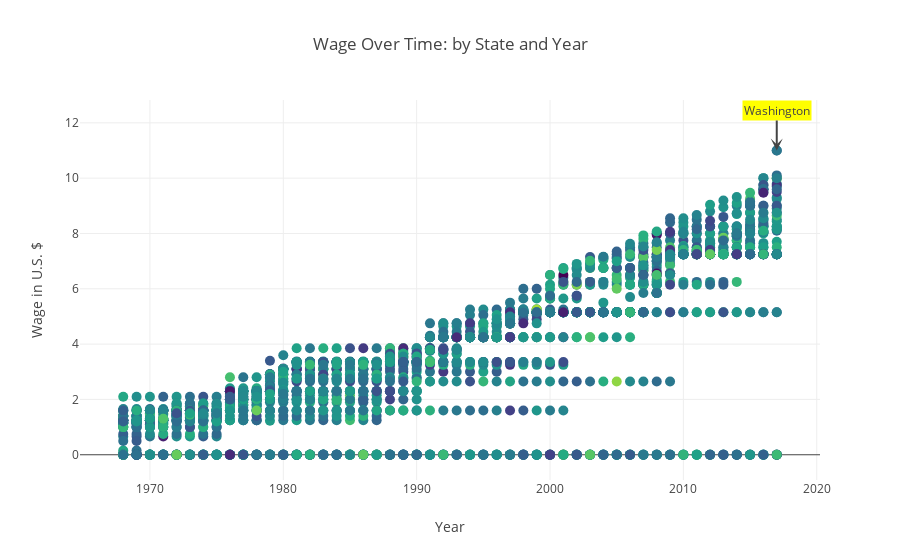

Write notebook code for a chart like this one.
### Markdown cell above
<br><font style = 'font-family:calibri'><font size = 4> Below we see the a scatter plot of the <i>High_Value</i> and <i>Year</i>. Each state is plotted once each year. From the plot we can see that there is an upward trend and that the minimum wage has steadily increased. There are some states like Tennessee, South Carolina, and Mississippi (among others) that do not have any minimum wage reported or they do not have state laws to dictate minimum wage. For these states, the set Federal Minimum Wage applies.
<br>
    <br>
We can see upon hovering that the Disctrict of Columbia is somewhat of an outlier as it has a higher minimum wage than most states in several years (1988,1992 and 2017). The recent increases in the district are because it is tied to the Consumer Price Index and <a href='https://www.minimum-wage.org/district-of-columbia'>as prices increase</a>, so does the minimum wage.

### Code cell
layout = go.Layout(
    title= 'Wage Over Time: by State and Year',
    yaxis = dict(
        title = 'Wage in U.S. $',
    ),
    xaxis = dict(
        title = 'Year'
    ),
    annotations=[
        dict(
            x=2017,
            y=11,
            xref='x',
            yref='y',
            text='Washington',
            showarrow=True,
            bgcolor= 'yellow',
            arrowhead=3,
            ax=0,
            ay=-40,
        ),
    ]
)

trace1 = go.Scatter(
    x = wage['Year'],
    y = wage['High_Value'],
    mode = 'markers',
    text = wage['State'],
    marker = dict(
        size = 10,
        color = np.random.randn(5000),
        colorscale = 'Viridis'),
    name = 'Wage Over Time',
    line = dict(
        shape = 'spline'
    )
)


fig = go.Figure (data = [trace1], layout = layout)
py.offline.iplot(fig)

### Figure 1 — Plotly figure (JSON) as saved in the notebook; plotly's stock layout.template omitted (floating-point values rounded to 4 significant figures; data arrays with more than 128 entries replaced by an {"elided": "..."} marker saying what was removed)
{"data": [{"line": {"shape": "spline"}, "marker": {"color": {"elided": "5000 float values"}, "colorscale": "Viridis", "size": 10}, "mode": "markers", "name": "Wage Over Time", "text": {"elided": "2550 str values"}, "type": "scatter", "uid": "f17118ec-91ac-48ae-a583-34484f5ce12b", "x": {"elided": "2550 int values"}, "y": {"elided": "2550 float values"}}], "layout": {"annotations": [{"arrowhead": 3, "ax": 0, "ay": -40, "bgcolor": "yellow", "showarrow": true, "text": "Washington", "x": 2017, "xref": "x", "y": 11, "yref": "y"}], "title": {"text": "Wage Over Time: by State and Year"}, "xaxis": {"title": {"text": "Year"}}, "yaxis": {"title": {"text": "Wage in U.S. $"}}}}
